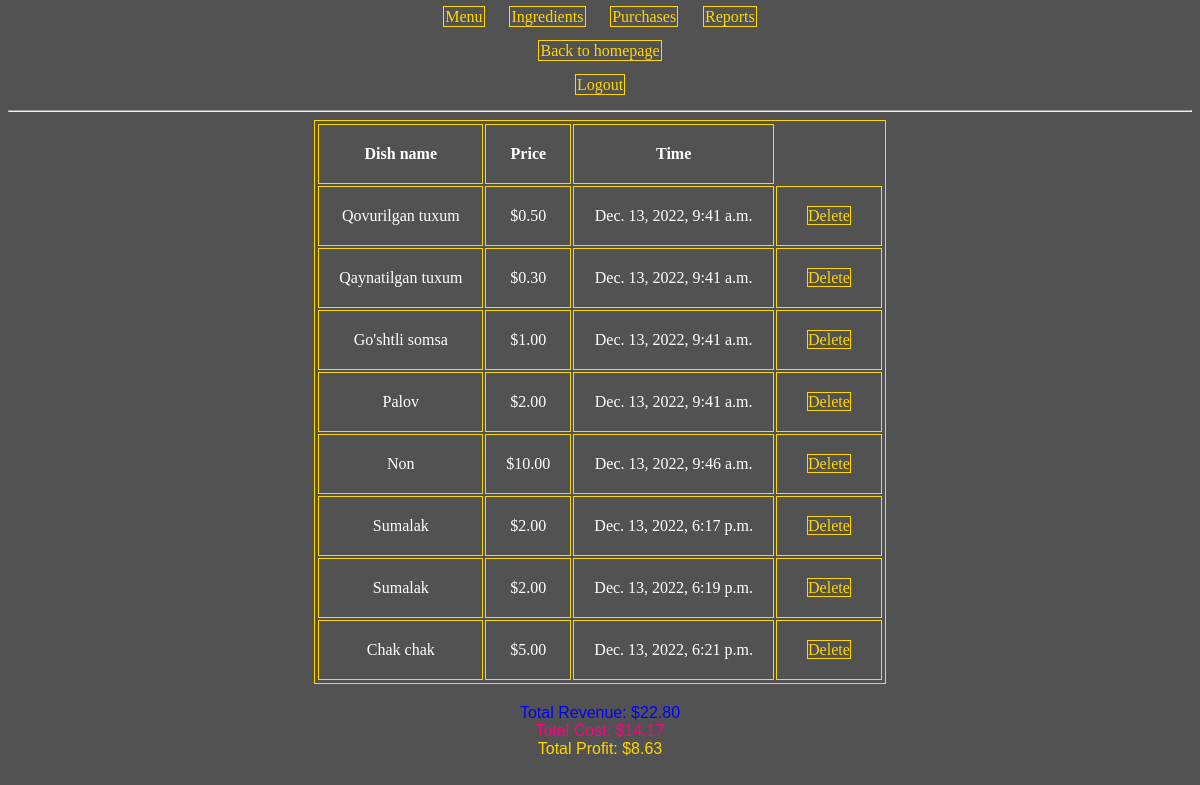
The app's page /report/ (signed in) with its own data.
### base/models.py (models this page shows, shortened)
class Purchase(models.Model):
    menu_item = models.ForeignKey(MenuItem, on_delete=models.CASCADE)
    timestamp = models.DateTimeField(auto_now_add=True)

class MenuItem(models.Model):
    title = models.CharField(max_length=200)
    price = models.FloatField(default=0.00)

### base/views.py (the view)
# urls.py: path('report/', views.ReportView.as_view(), name='report'),
class ReportView(LoginRequiredMixin, TemplateView):
    template_name='base/report.html'
    def get_context_data(self, **kwargs):
        context = super().get_context_data(**kwargs)
        context["purchases"] = Purchase.objects.all()
        revenue = Purchase.objects.aggregate(
            revenue=Sum("menu_item__price")
        )["revenue"]
        total_cost = 0
        for purchase in Purchase.objects.all():
            for recipe_requirement in purchase.menu_item.reciperequirement_set.all():
                total_cost +=recipe_requirement.ingredient.price_per_unit *\
                    recipe_requirement.quantity
        context["revenue"] = revenue
        context["total_cost"] = total_cost
        context["profit"] = revenue - total_cost
        return context

### base/templates/base/report.html
{% extends 'base/main.html' %}
{% block content %}
<body>
    <table>
    <tr><th>Dish name</th><th>Price</th><th>Time</th></tr>
    {% for q in purchases %}
    <tr>
        <td>   {{q.menu_item.title|stringformat:'s'}}</td>
        <td>${{q.menu_item.price|stringformat:".2f"}}</td><td>{{q.timestamp}}</td></td><td><a href="{% url 'purchasedelete' q.id%}">Delete</a></td>
    </tr>
    {% endfor %}
</table>
    <div style="color:blue">Total Revenue: ${{revenue|stringformat:".2f"}}</div>
    <div style="color:rgb(255, 0, 132)">Total Cost: ${{total_cost|stringformat:".2f"}}</div>
    <div style="color:rgb(255, 213, 0)">Total Profit: ${{profit|stringformat:".2f"}}</div>
</body>
{% endblock %}

### base/templates/base/main.html (style rules this page uses)
body { background-color: rgba(50, 49, 49, 0.838); font-family: Helvetica; text-align: center; color: white; }
a { color: gold; font-family: Cera Pro; border-color: gold; border-style: solid; border-width: 1px; padding: 0.1%; margin: 10PX; }
a:link { text-decoration: none; }
table { margin-left: auto; margin-right: auto; margin-bottom: 20px; text-align: center; color: rgb(255, 255, 255); font-family: Cera Pro; border-color: gold; border-style: solid; border-width: 1px; padding: 0.1%; }
th { border-color: gold; border-style: solid; border-width: 1px; padding: 0.1%; margin: 10PX; }
td,th { border-color: gold; border-style: solid; border-width: 1px; padding: 20px; margin: 20PX; }

### records on screen
Purchase: menu_item "Qovurilgan tuxum", menu_item.price "0.50", timestamp "Dec. 13, 2022, 9:41 a.m."
Purchase: menu_item "Qaynatilgan tuxum", menu_item.price "0.30", timestamp "Dec. 13, 2022, 9:41 a.m."
Purchase: menu_item "Go'shtli somsa", menu_item.price "1.00", timestamp "Dec. 13, 2022, 9:41 a.m."
Purchase: menu_item "Palov", menu_item.price "2.00", timestamp "Dec. 13, 2022, 9:41 a.m."
Purchase: menu_item "Non", menu_item.price "10.00", timestamp "Dec. 13, 2022, 9:46 a.m."
Purchase: menu_item "Sumalak", menu_item.price "2.00", timestamp "Dec. 13, 2022, 6:17 p.m."
Purchase: menu_item "Sumalak", menu_item.price "2.00", timestamp "Dec. 13, 2022, 6:19 p.m."
Purchase: menu_item "Chak chak", menu_item.price "5.00", timestamp "Dec. 13, 2022, 6:21 p.m."

### other values on screen
{{ revenue|stringformat:".2f" }} "22.80"
{{ profit|stringformat:".2f" }} "8.63"
